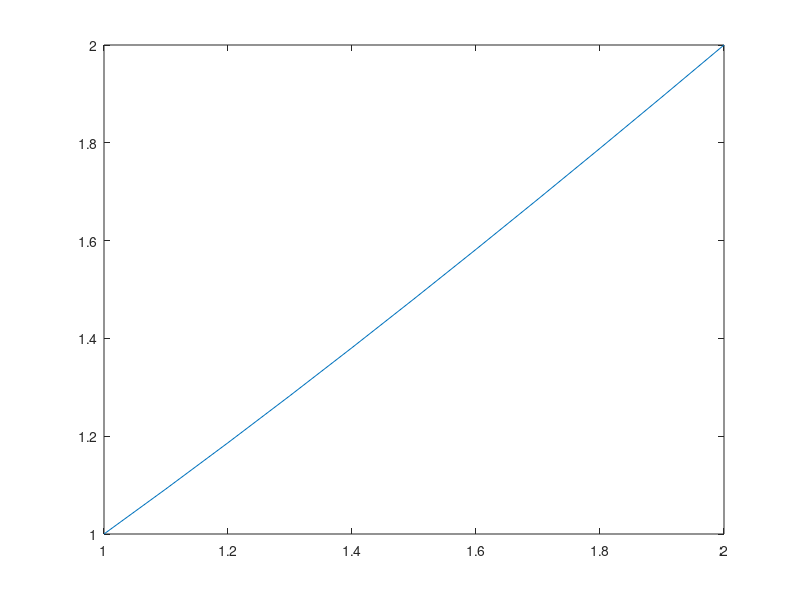

Reproduce this figure in MATLAB.
clc; clear;
N = 10; a = 1; b = 2;
x = linspace(a, b, N + 1);
h = x(2) - x(1); #same as (b-a)/N
y1 = zeros(1, N + 1); y2 = zeros(1, N + 1); y = zeros(1, N + 1);
dy1 = zeros(1, N + 1); dy2 = zeros(1, N + 1);

first = 0; second = 0;

f = @(x, y, dy) (-2 / x) * dy + (2 / x^2) * y + (sin(log(x)) / x^2);
f_homo = @(x, y, dy) (-2 / x) * dy + (2 / x^2) * y;
y1(1) = 1; y2(1) = 0; y(N + 1) = 2;

for n = 1:N
    dy_k1 = f(x(n), y1(n), dy1(n));
    y_k1 = dy1(n);
    dy_k2 = f(x(n) + h / 2, y1(n) + h / 2 * y_k1, dy1(n) + h / 2 * dy_k1);
    y_k2 = y_k1 + dy_k1 * h / 2;
    dy_k3 = f(x(n) + h / 2, y1(n) + h / 2 * y_k2, dy1(n) + h / 2 * dy_k2);
    y_k3 = y_k2 + dy_k2 * h / 2;
    dy_k4 = f(x(n) + h, y1(n) + h * y_k3, dy1(n) + h * dy_k3);
    y_k4 = y_k3 + dy_k3 * h;
    dy1(n + 1) = dy1(n) + (1/6) * (dy_k1 + 2 * dy_k2 + 2 * dy_k3 + dy_k4) * h;
    y1(n + 1) = y1(n) + (1/6) * (y_k1 + 2 * y_k2 + 2 * y_k3 + y_k4) * h;
end

first = y1(N + 1);

dy2(1) = 1;

for n = 1:N
    dy_k1 = f_homo(x(n), y2(n), dy2(n));
    y_k1 = dy2(n);
    dy_k2 = f_homo(x(n) + h / 2, y2(n) + h / 2 * y_k1, dy2(n) + h / 2 * dy_k1);
    y_k2 = y_k1 + dy_k1 * h / 2;
    dy_k3 = f_homo(x(n) + h / 2, y2(n) + h / 2 * y_k2, dy2(n) + h / 2 * dy_k2);
    y_k3 = y_k2 + dy_k2 * h / 2;
    dy_k4 = f_homo(x(n) + h, y2(n) + h * y_k3, dy2(n) + h * dy_k3);
    y_k4 = y_k3 + dy_k3 * h;
    dy2(n + 1) = dy2(n) + (1/6) * (dy_k1 + 2 * dy_k2 + 2 * dy_k3 + dy_k4) * h;
    y2(n + 1) = y2(n) + (1/6) * (y_k1 + 2 * y_k2 + 2 * y_k3 + y_k4) * h;
end

second = y2(N + 1);

c = (y(N + 1) - first) / second;
y = y1 + c * y2;
plot(x, y);
